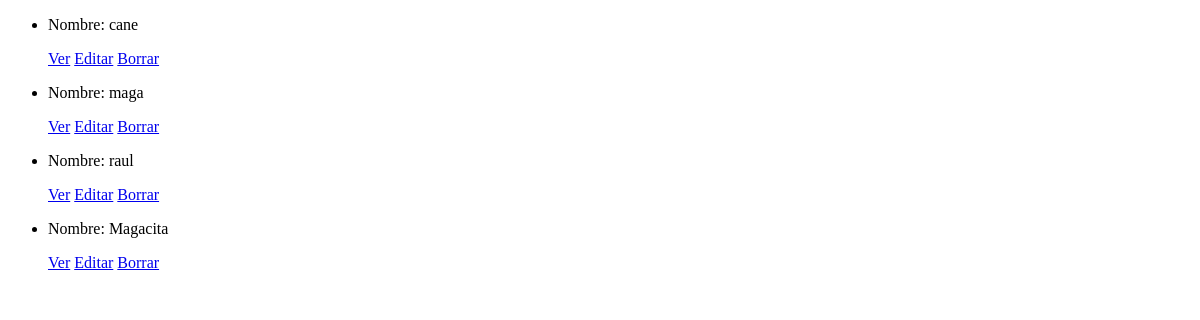
Before: /app_3er/adopcion/list with the older database file.
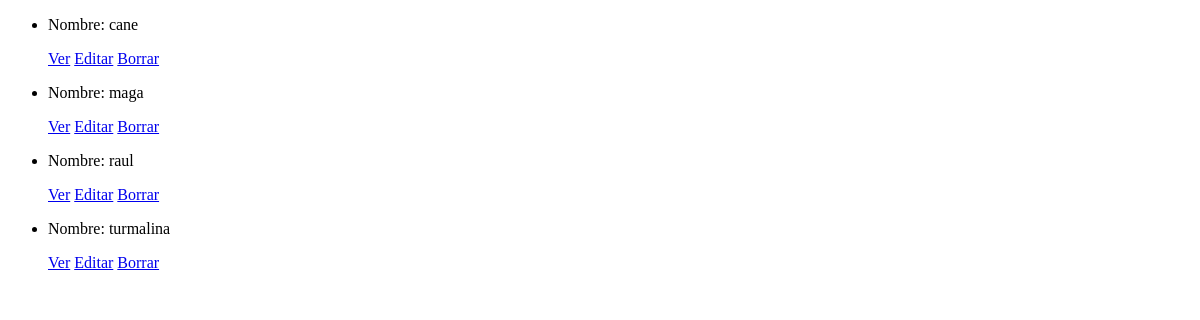
After: the same page with the newer database file.
### app_3er/models.py (models this page shows, shortened)
class Adopcion(models.Model):
    SEXO_CHOICES = [
        ('macho', 'Macho'),
        ('hembra', 'Hembra'),
    ]
    nombre = models.CharField(max_length=40)
    sexo = models.CharField(max_length=40, choices=SEXO_CHOICES)

### app_3er/views.py (the view)
# urls.py: path('adopcion/list', views.AdopcionList.as_view(), name='List'),
class AdopcionList(ListView):
	model = Adopcion
	template_name = "app_3er/adopcion_list.html"

### app_3er/templates/app_3er/adopcion_list.html (shortened to what this page needs)
<!DOCTYPE html>
<html lang="en">
<head>
</head>
<body>
    <ul>
        {% for adopcion in object_list %}
            <li>
                <p>Nombre: {{ adopcion.nombre }}</p>
                <p>
                    <a href="{% url 'Detail' adopcion.id %}">Ver</a>
                    <a href="{% url 'Edit' adopcion.id %}">Editar</a>
                    <a href="{% url 'Delete' adopcion.id %}">Borrar</a>
                </p>
            </li>
            {% endfor %}
        </ul>
</body>
</html>

Changed rows visible on the page:
changed Adopcion: nombre "Magacita" → "turmalina"
